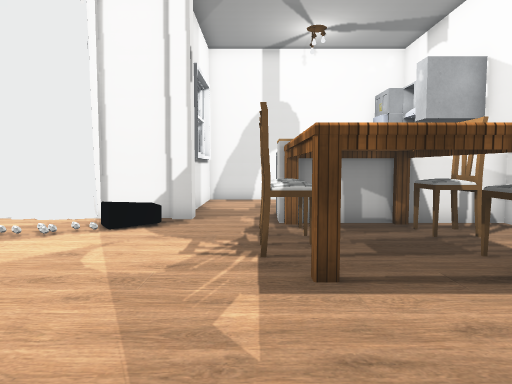
View 1 (above)

17 first-person views from a walk through a Unity game level. The camera is 1.5 m above the floor, tilts 4° down and sees 70° across. Doors are open. The floor is counted in squares, 1 m on a side. Each view is taken from the middle of a square. On the plan, view 1 faces up. The plan holds only what a view shows up to about 16 squares ahead; the rest is blank. The place goes on beyond the plan. The player is left out. Some surface patterns are stand-ins.

View 2
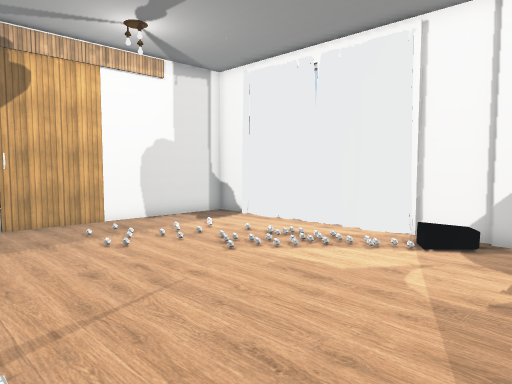

View 3
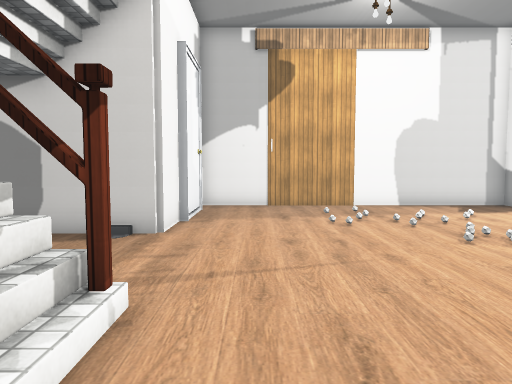

View 4
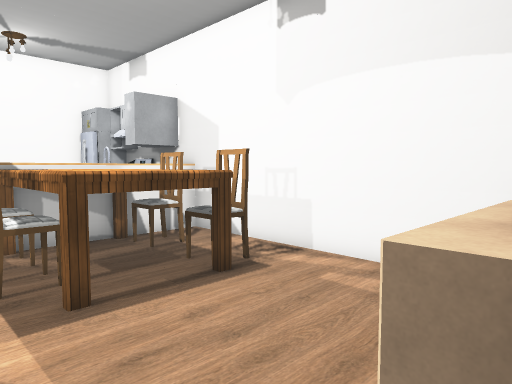

View 5
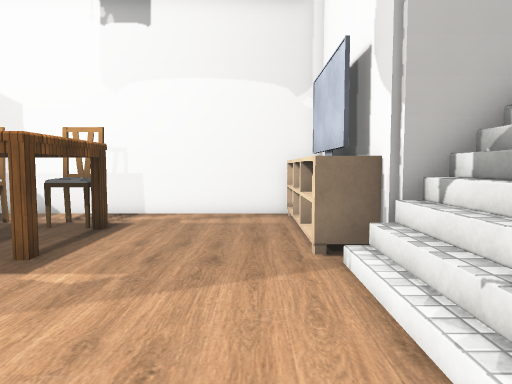

View 6
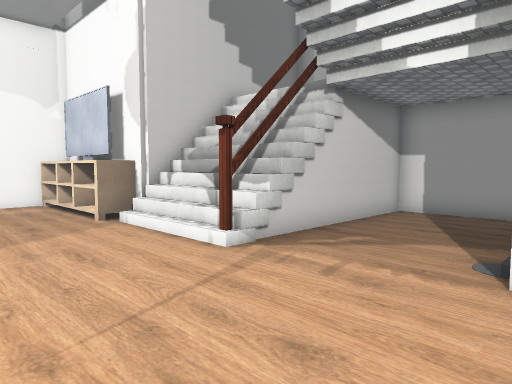

View 7
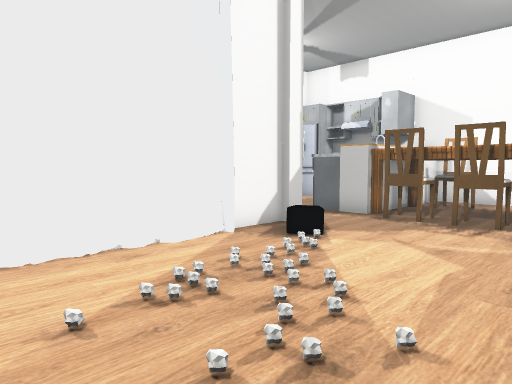

View 8
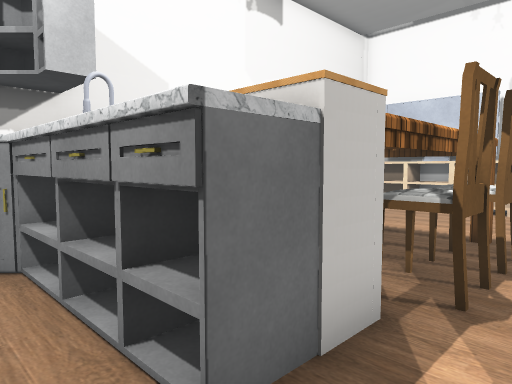

View 9
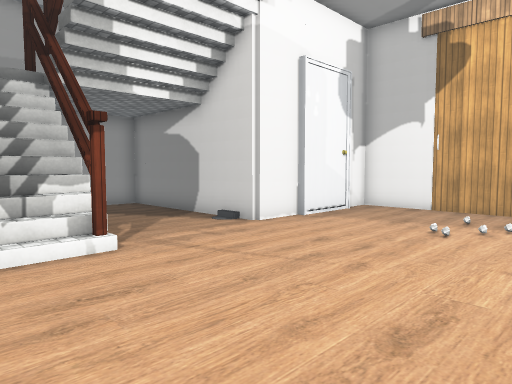

View 10
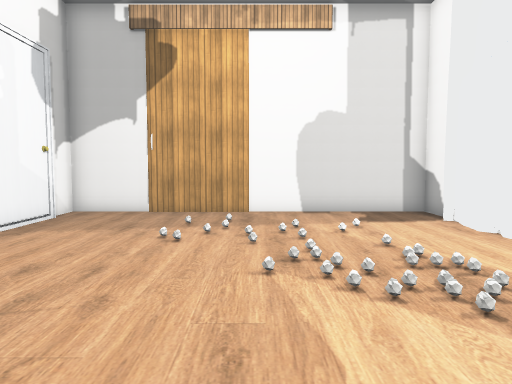

View 11
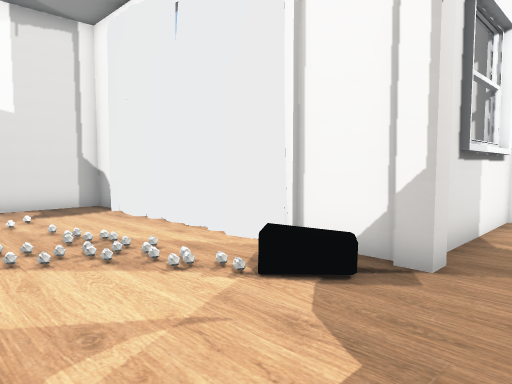

View 12
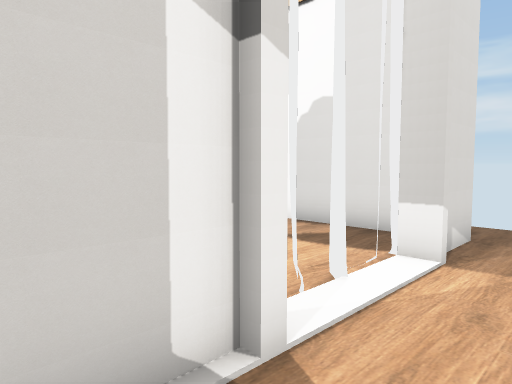

View 13
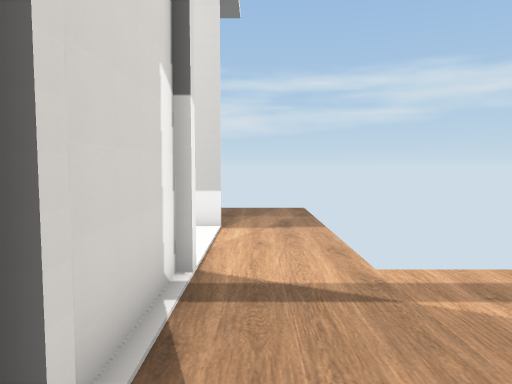

View 14
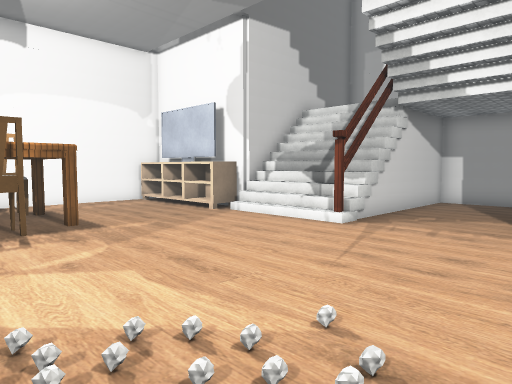

View 15
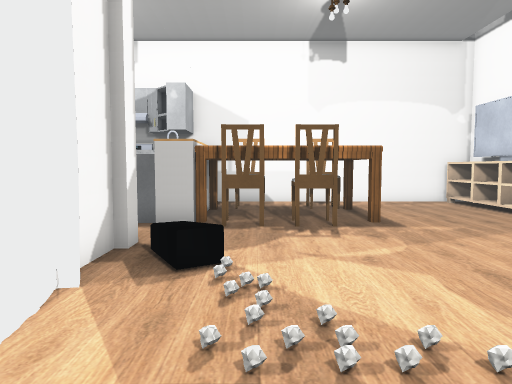

View 16
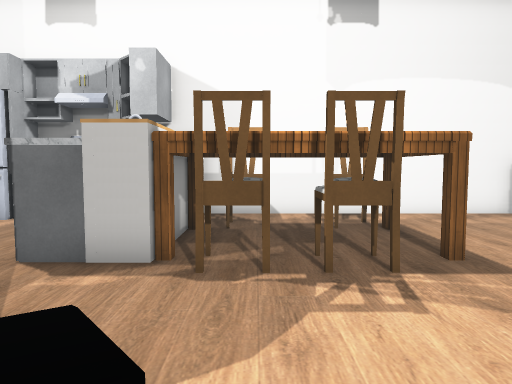

View 17
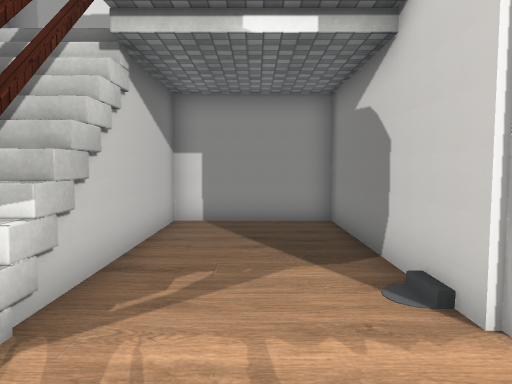

### Floor plan
Key: @ floor where view 1 was taken; # wall or solid block; x gap in a wall; . floor; / step, stairs or slope; D open door; O other object.
Columns run from 16 left of view 1 to 7 right of it. Each row starts with its distance up from view 1.
 13 ............  #..... OO
 12 ............ .#..DDDDDO
 11 ..###...######O..####D
 10   #....O.O....O..#######
  9   #..........O..OO..O..#
  8   #.............OO..OO.#
  7   #.............OO.....#
  6   #..//.........OO..OO.#
  5   #...//.........O..OO.#
  4   #.///................#
  3   #.../................#
  2   #....................#
  1   #....................#
  0   #.............@#######
 -1   #######...#////######
 -2         #...x////#
 -3         #...#/   #
 -4         #...##   #
 -5         #...#
 -6         #...#
 -7         #...#
 -8         #####

Where each view was taken, in squares from view 1:
view 1: 0 up, 0 right, facing up
view 2: 1 down, 0 right, facing up-left
view 3: 1 up, 0 right, facing left
view 4: 1 down, 1 left, facing up-right
view 5: 1 up, 5 left, facing right
view 6: 4 up, 9 left, facing down-right
view 7: 4 up, 10 left, facing up-right
view 8: 13 up, 1 left, facing down-right
view 9: 6 up, 1 left, facing down-left
view 10: 5 up, 2 left, facing left
view 11: 5 up, 0 right, facing up-left
view 12: 13 up, 6 left, facing down-left
view 13: 12 up, 3 left, facing left
view 14: 8 up, 9 left, facing down-right
view 15: 8 up, 9 left, facing right
view 16: 8 up, 5 left, facing right
view 17: 2 up, 6 left, facing down
